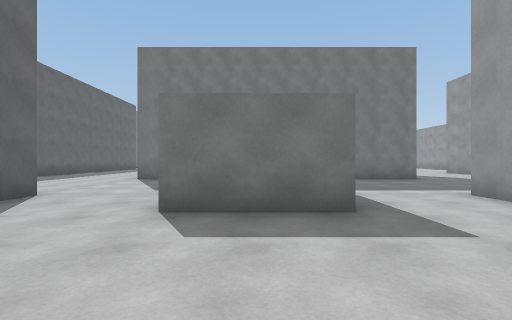
view 1 (above)

24 first-person views from a walk through a scene from a Unity 3-D project. The camera is 1.3 m above the floor, looks level and sees 90° across. The floor is counted in squares, 2 m on a side. Each view is taken from the middle of a square. On the plan, view 1 faces up. The plan holds only what a view shows up to about 9 squares ahead; the rest is blank. The place goes on beyond the plan.

view 2
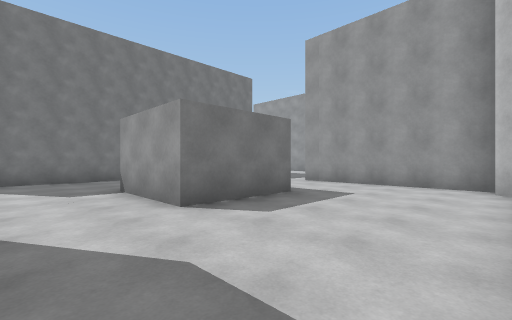

view 3
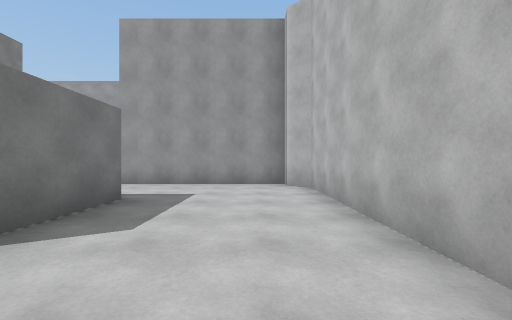

view 4
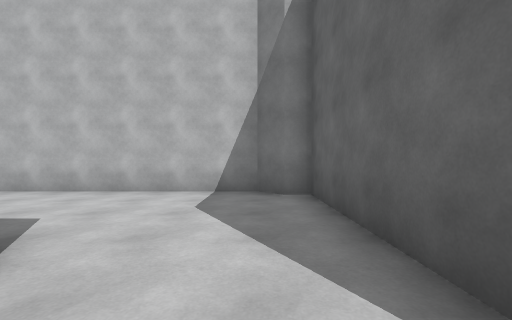

view 5
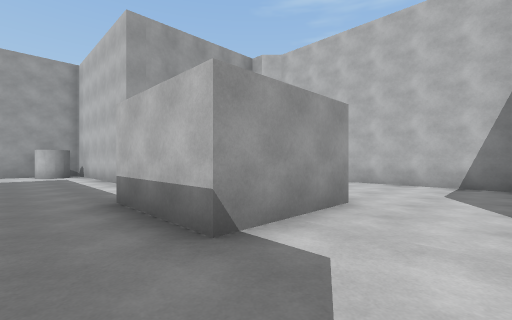

view 6
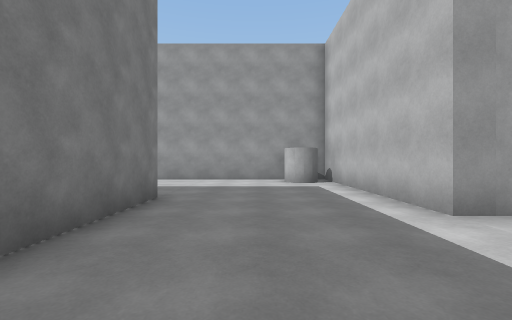

view 7
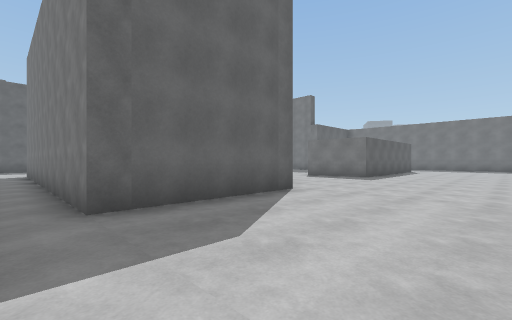

view 8
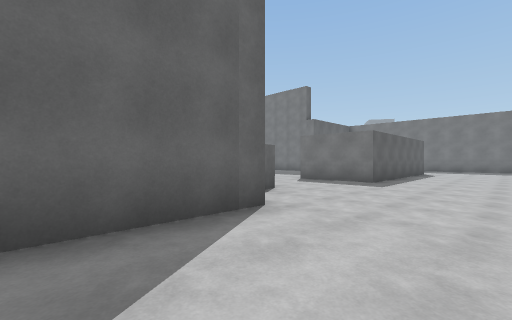

view 9
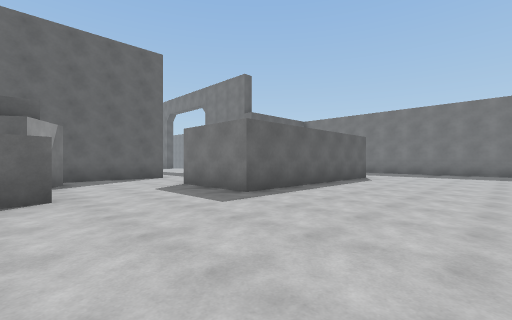

view 10
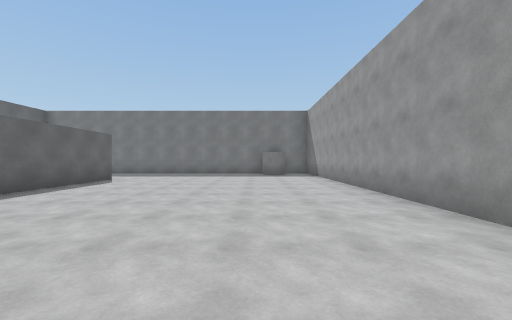

view 11
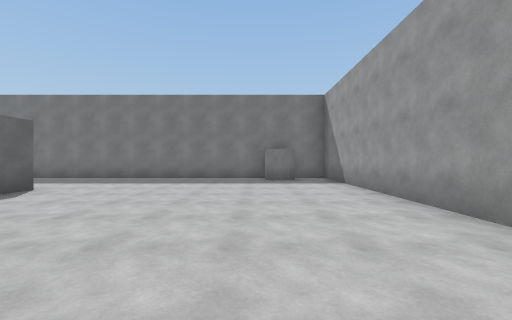

view 12
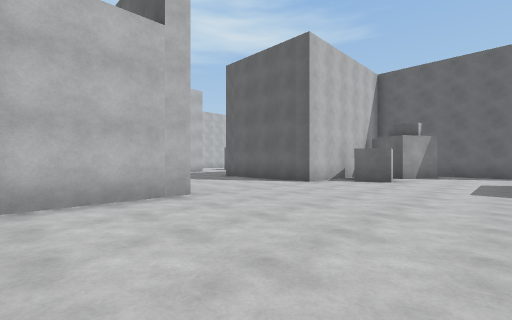

view 13
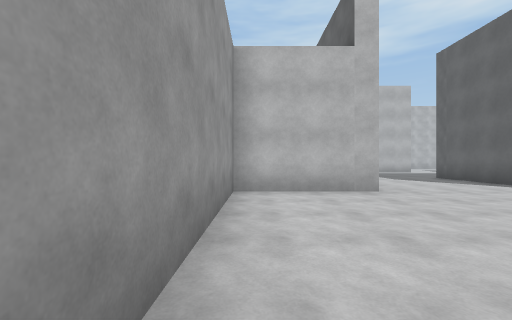

view 14
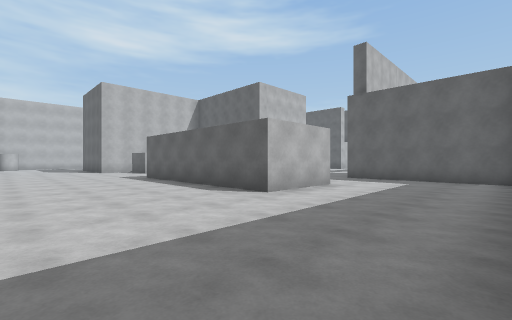

view 15
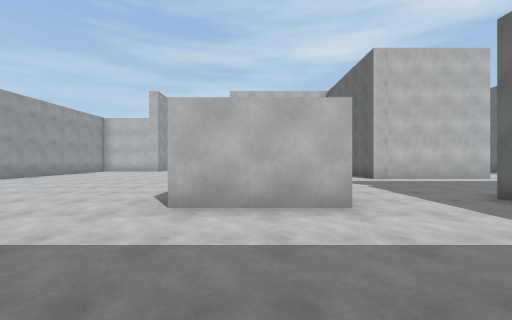

view 16
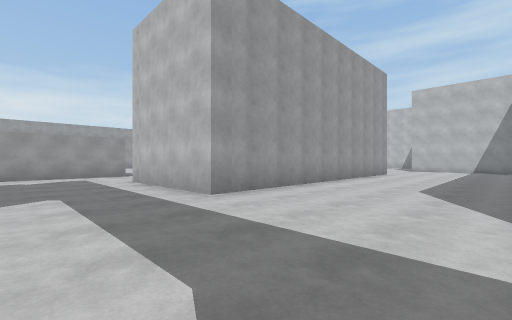

view 17
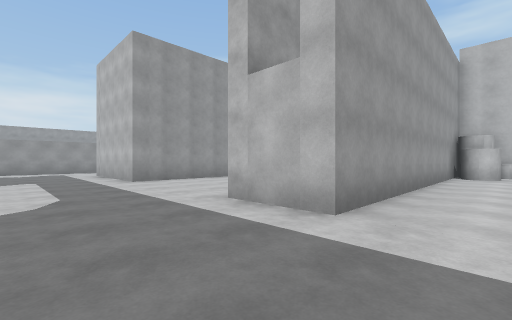

view 18
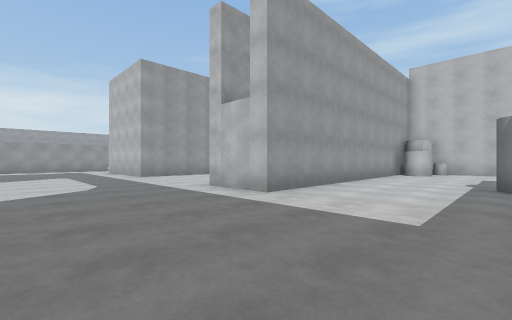

view 19
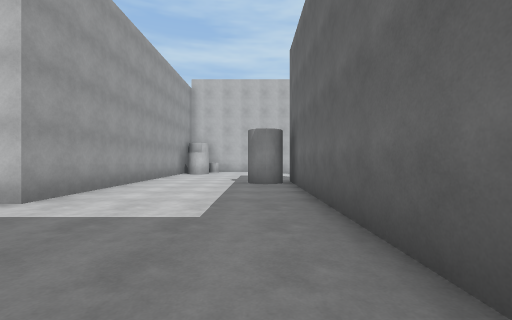

view 20
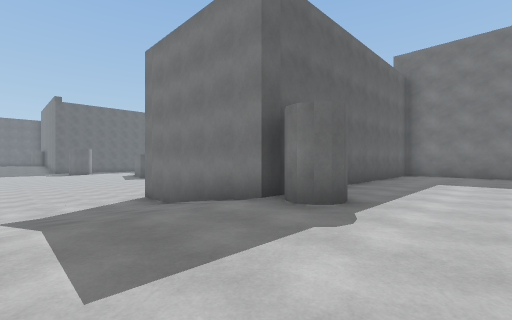

view 21
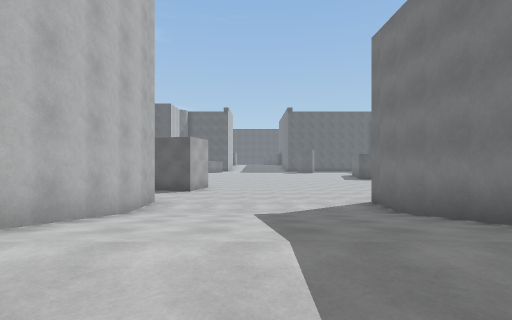

view 22
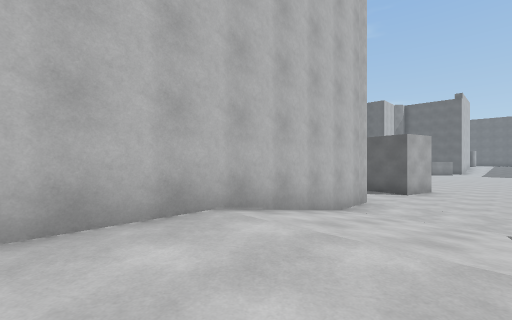

view 23
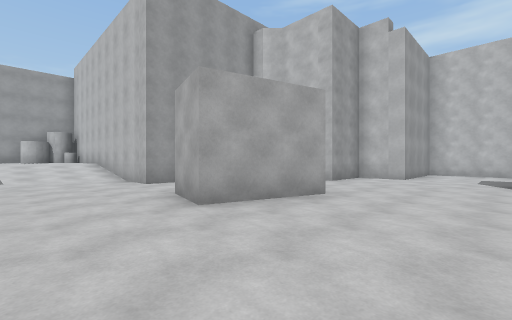

view 24
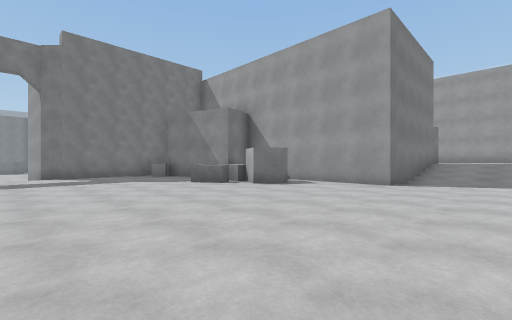

### Floor plan
Key: @ floor where view 1 was taken; # wall or solid block; x gap in a wall; . main floor; - floor 1 m lower than the main floor; / step, stairs or slope; = window, fence, low wall or low ledge; ^ raised ledge.
Columns run from 27 left of view 1 to 13 right of it. Each row starts with its distance up from view 1.
 27                            #..........#.#
 26                            #............#
 25                            #............#
 24  #                         #............#
 23  ##           ##           #..###.......#
 22 ---          .................# #.......#
 21 ----        #.................###.......#
 20 -----       #.................###.......#
 19 ----= #     #.................###.......#
 18 -----^^     #....##....#####..###.......#
 17 -----#x#    #....# ....#   #............#
 16 -------#    #....# ....#   #............#
 15 -------#######...# ....#   ##...........#
 14 ---------///.....# ....#    ####........#
 13 ---------///.....# ....#       .........#
 12 ---------///.....# ....#      ###....####
 11 ---------///.....# ...          #....#
 10 ---------///....## ..           #....#
  9 ---------///....   ....##########....#
  8 ---##--#########    .................#
  7 ---#   #             ................#
  6 ----                  ..............##
  5 ----                  ....###........#
  4 -----                  #..###..#######
  3 ----#                  #.......#
  2 ----#                  #.......#
  1 ---##                  #.......#
  0 --                     #...@..##
 -1                        ########

Where each view was taken, in squares from view 1:
view 1: 0 up, 0 right, facing up
view 2: 0 up, 3 left, facing up-right
view 3: 1 up, 3 left, facing right
view 4: 5 up, 3 left, facing down
view 5: 7 up, 3 left, facing down-right
view 6: 7 up, 1 right, facing right
view 7: 8 up, 9 right, facing up-left
view 8: 10 up, 8 right, facing up-left
view 9: 14 up, 9 right, facing up-left
view 10: 15 up, 10 right, facing up
view 11: 18 up, 10 right, facing up
view 12: 17 up, 12 right, facing down-left
view 13: 18 up, 12 right, facing down
view 14: 27 up, 9 right, facing down-left
view 15: 27 up, 4 right, facing down
view 16: 21 up, 8 left, facing down-right
view 17: 21 up, 12 left, facing down-right
view 18: 22 up, 14 left, facing down-right
view 19: 22 up, 14 left, facing down
view 20: 11 up, 12 left, facing up-left
view 21: 11 up, 13 left, facing left
view 22: 11 up, 13 left, facing down-left
view 23: 11 up, 27 left, facing down-right
view 24: 12 up, 27 left, facing up-right
